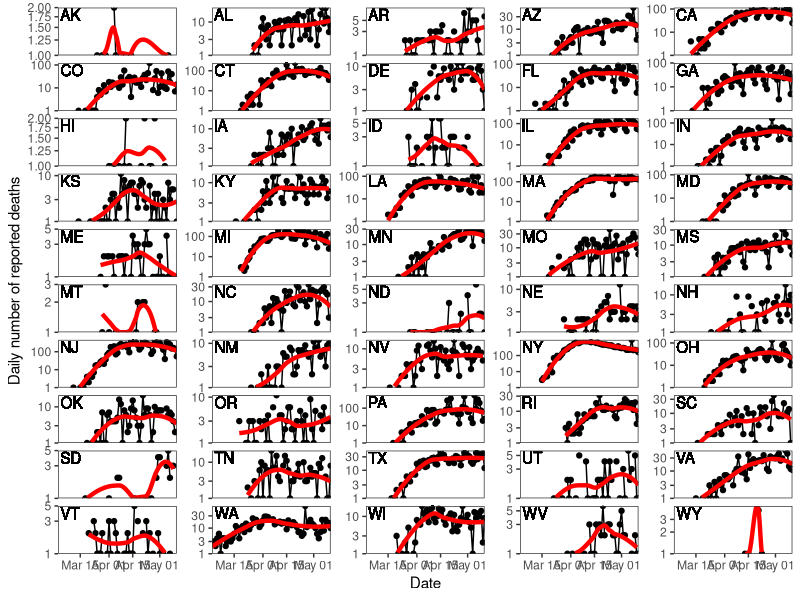

Here is the R script that generated this plot: (Note: this script raises an error after producing the figure.)
library(dplyr)
library(ggplot2); theme_set(theme_bw())

death <- read.csv("daily.csv") %>%
  mutate(
    date=sub("(.{4})(.*)", "\\1-\\2", date),
    date=sub("(.{7})(.*)", "\\1-\\2", date),
    date=as.Date(date),
    deathIncrease=ifelse(deathIncrease<=0, NA, deathIncrease)
  ) %>%
  filter(!(state %in% c("AS", "DC", "FM", "GU", "MH", "MP", "PW", "PR", "VI")))

g1 <- ggplot(death) +
  geom_text(x=-Inf, y=Inf, aes(label=state), hjust=-0.1, vjust=1.1) +
  geom_point(aes(date, deathIncrease)) +
  geom_line(aes(date, deathIncrease)) +
  geom_smooth(aes(date, deathIncrease), se=FALSE, col="red", lwd=1.5) +
  scale_x_date("Date", expand=c(0, 0), limits=c(as.Date("2020-03-02"), NA)) +
  scale_y_log10("Daily number of reported deaths", limits=c(1,NA), expand=c(0, 0)) +
  facet_wrap(~state, scale="free_y", nrow=10) +
  theme(
    panel.grid=element_blank(),
    strip.background = element_blank(),
    strip.placement = "none",
    strip.text = element_blank()
  )

tikz(file = "deaths.tex", width = 12, height = 10, standAlone = T)
plot(g1)
dev.off()
tools::texi2dvi('deaths.tex', pdf = T, clean = T)
